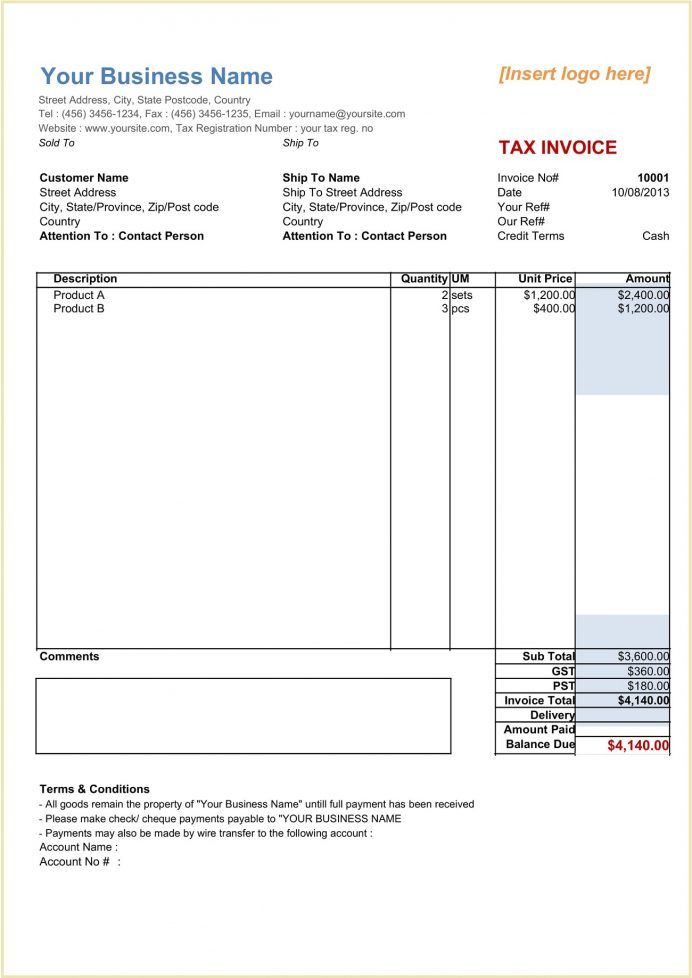
#> input picture data/Image_13.jpg, 692 x 978 px
$ python -i pnl.py   (imports and definitions only)
#> lines starting #> are read from the running program, lines starting #| are printed output that depends on the picture; after the words box and inside, x2 and y2 are one past the last pixel; in counts of white or black regions, pixels touching at a corner belong together
#> in extract_pnl_data, image is the input picture: shape (978, 692, 3); mean B, G, R 244.7, 245.2, 245.1
import cv2
import numpy as np
import pytesseract
import pandas as pd
import re
import os


class ProfitLossExtractor:
    def __init__(self):
        self.known_sections = {
            'revenue': ['Revenue', 'Total Revenue & Gains'],
            'expenses': ['Expenses', 'Total Expenses'],
            'income': ['Income before tax', 'Income tax expense', 'Net Profit (Loss)']
        }

    def preprocess_image(self, image):
        """Preprocess the image for better OCR accuracy"""
        if len(image.shape) == 3:
            gray = cv2.cvtColor(image, cv2.COLOR_BGR2GRAY)
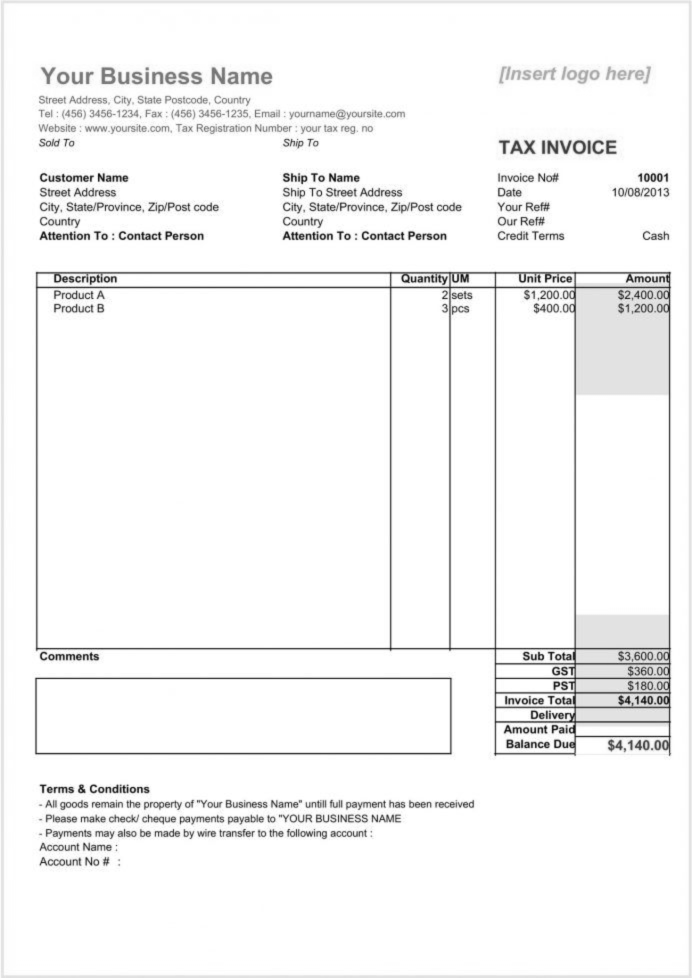
#> gray: shape (1956, 1384) (shown at 1/2 size); min 2, max 255, mean 245.1
        else:
            gray = image

        clahe = cv2.createCLAHE(clipLimit=2.0, tileGridSize=(8, 8))
        contrast = clahe.apply(gray)
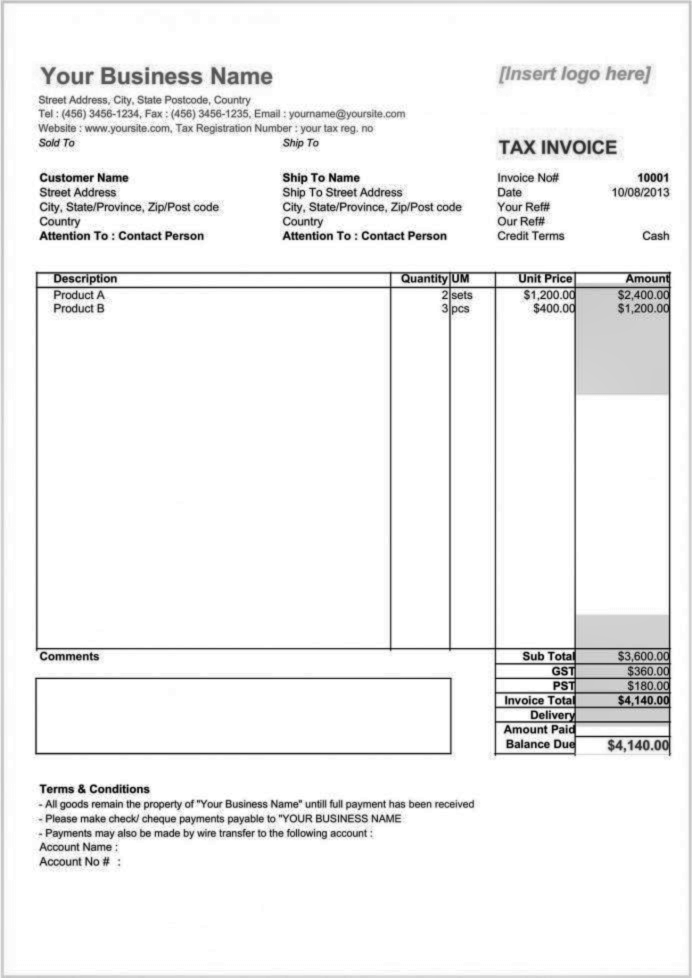
#> contrast: shape (1956, 1384) (shown at 1/2 size); min 2, max 255, mean 241.6
        denoised = cv2.fastNlMeansDenoising(contrast)
        _, binary = cv2.threshold(
            denoised, 0, 255, cv2.THRESH_BINARY + cv2.THRESH_OTSU)
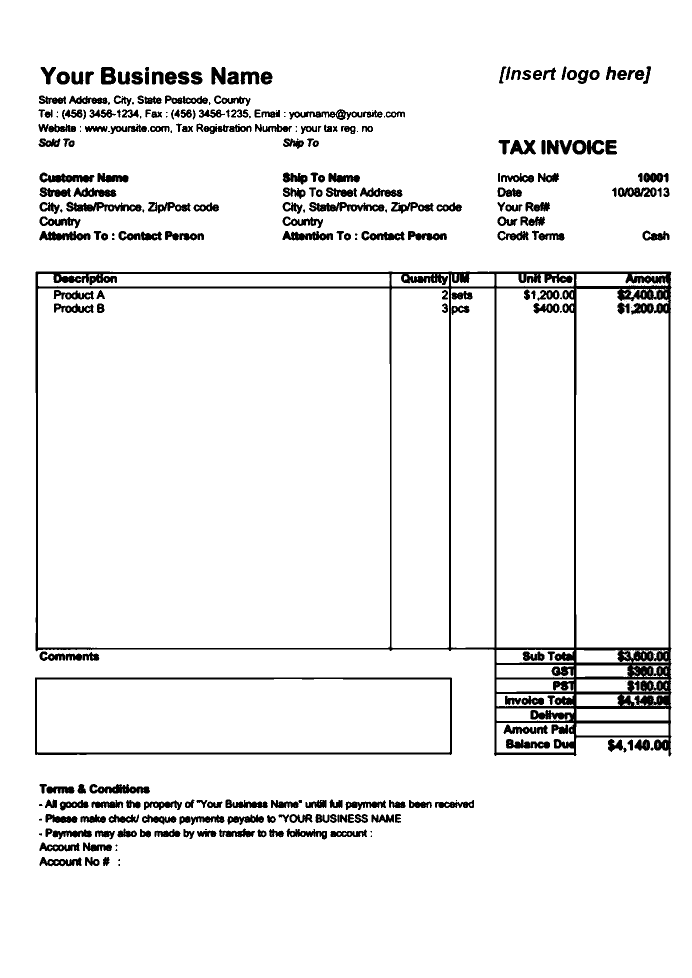
#> binary: shape (1956, 1384) (shown at 1/2 size); 93.5% white; 297 black regions (48 under 20 px), largest, box (x1, y1, x2, y2) and area: (71, 543, 1343, 1513) 65314, (70, 1355, 904, 1510) 7823, (132, 403, 283, 423) 1708
        return binary

    def extract_amount(self, text):
        """Extract numerical amount from text"""
        if not isinstance(text, str):
            return None
        cleaned = text.replace('$', '').replace(',', '')
        try:
            return float(cleaned)
        except ValueError:
            return None

    def extract_pnl_data(self, image_path):
        """Extract profit and loss data from an image"""
        image = cv2.imread(image_path)
        if image is None:
            raise ValueError(f"Could not read image at {image_path}")

        scale_factor = 2
        image = cv2.resize(image, None, fx=scale_factor, fy=scale_factor)
        processed = self.preprocess_image(image)

        custom_config = r'--oem 3 --psm 6 -c preserve_interword_spaces=1'
#> (the run stopped early here; a loop or call above may not have finished)

$ run again, on data/Image_27.png
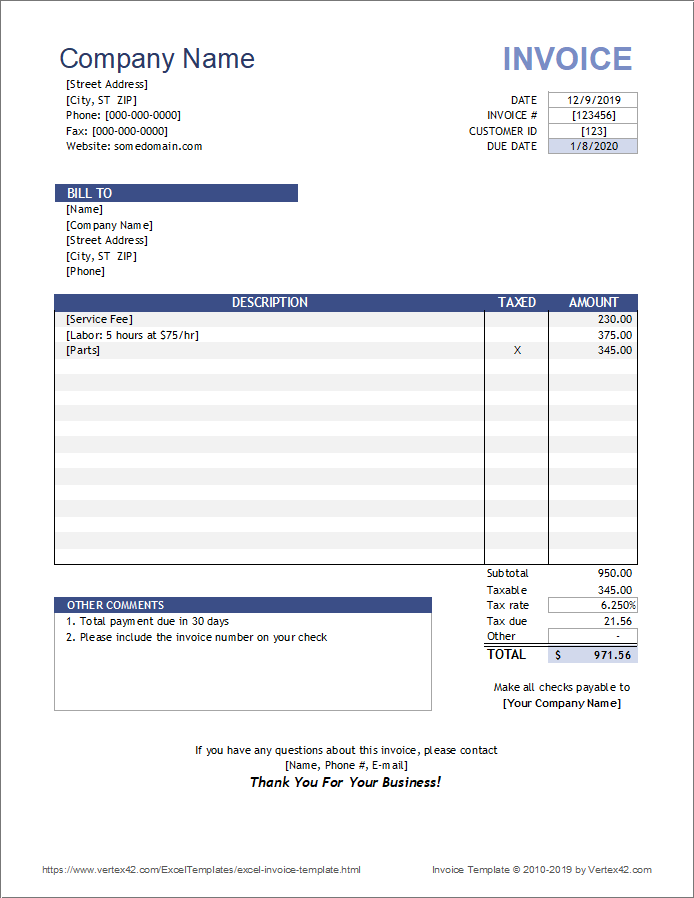
#> input picture data/Image_27.png, 694 x 898 px
#> in extract_pnl_data, image is the input picture: shape (898, 694, 3); mean B, G, R 243.9, 241.8, 241.1
#> image: shape (1796, 1388, 3)
#> in preprocess_image, `gray = cv2.cvtColor(image, cv2.COLOR_BGR2GRAY)`:
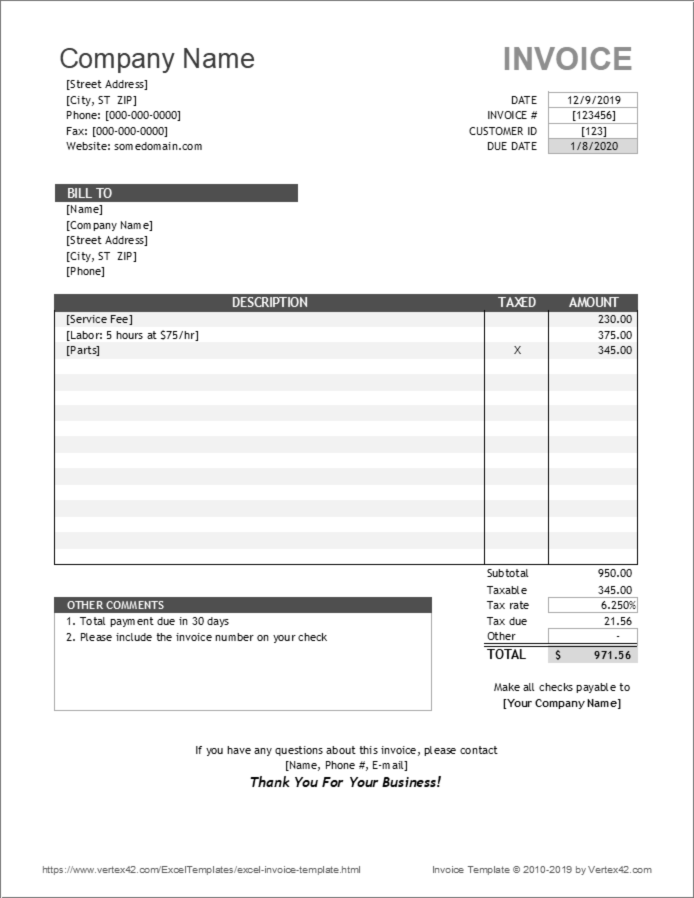
#> gray: shape (1796, 1388) (shown at 1/2 size); min 0, max 255, mean 241.9
#> in preprocess_image, `_, binary = cv2.threshold( denoised, 0, 255, cv2.THRESH_BINARY + cv2.T..`:
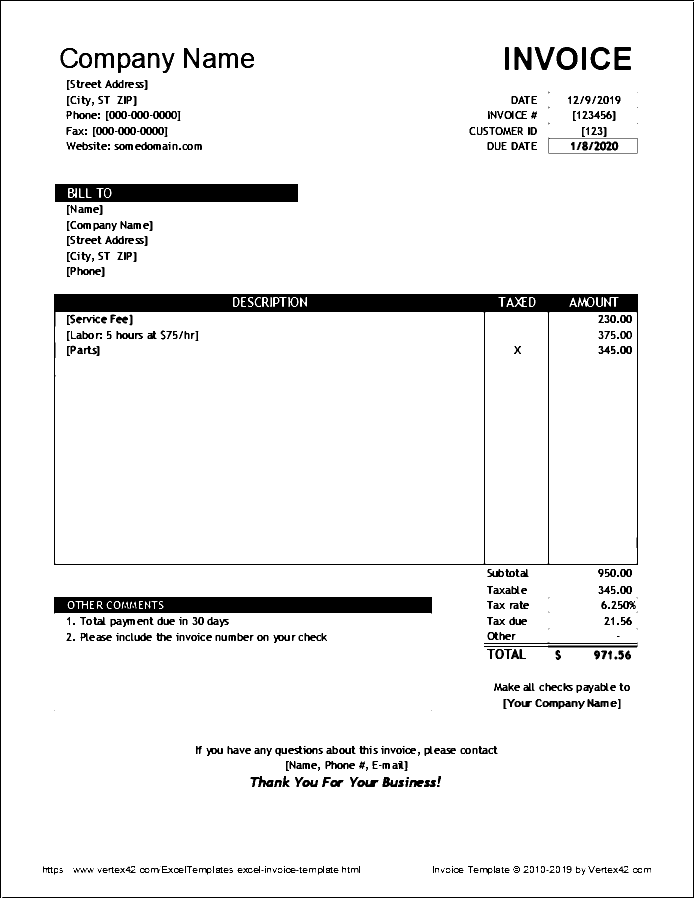
#> binary: shape (1796, 1388) (shown at 1/2 size); 93.5% white; 539 black regions (73 under 20 px), largest, box (x1, y1, x2, y2) and area: (108, 588, 1276, 1130) 45340, (108, 1194, 864, 1227) 23029, (110, 368, 596, 404) 16707
